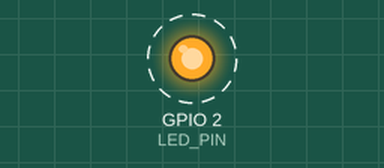
Bench run of a sketch on a simulated ESP32. Shown: output pins drawn as LEDs (lit = HIGH). Dashed ring = blinking. What the sketch prints to the serial monitor is not drawn.

Above: at 0.5 s.
Timing chart, 0 to 4.6 s (numbered marks = the images above):
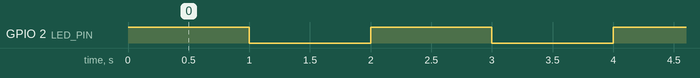

Measured:
- by itself, GPIO 2 (LED_PIN): alternates HIGH for 1.0 s and LOW for 1.0 s

The sketch:

esp32.ino
```cpp
#include <Arduino.h>

const int LED_PIN = GPIO_NUM_2;
int num = 0;

void setup()
{
    pinMode(LED_PIN, OUTPUT);
    Serial.begin(9600);
}

void loop()
{
    if (num % 2 == 0)
    {
        digitalWrite(LED_PIN, HIGH);
    }
    else
    {
        digitalWrite(LED_PIN, LOW);
    }
    num++;
    Serial.print("num:");
    Serial.println(num);
    delay(1000);
}
```
